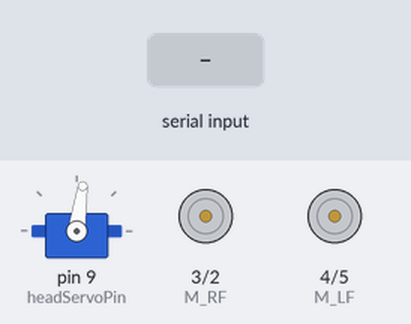
Bench run of a sketch on a simulated Arduino Uno, built with avr-gcc and run on an emulated ATmega328P. Parts: servo, motor-driver pin pairs drawn as motors (green arrow = first pin HIGH = forward, orange = second pin HIGH = backward, longer = more drive). The test bench sets the inputs (shaded band). Random numbers use the default seed unless the sketch sets one.

Above: at 3.2 s.
3.3 s: "1" received over the second serial link
At 4.2 s:
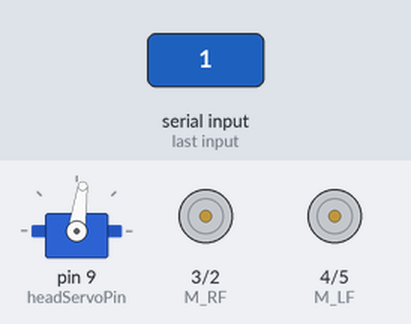
4.9 s: "2" received over the second serial link
At 5.4 s:
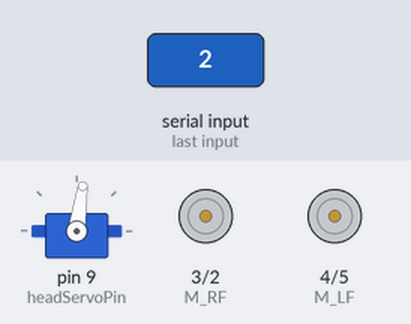
6.5 s: "4" received over the second serial link
At 7.8 s:
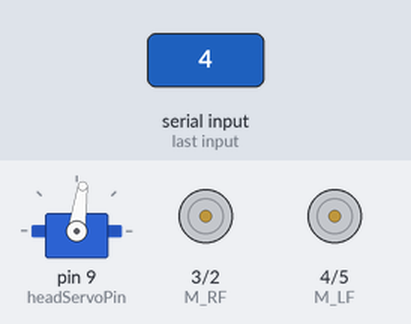
8.1 s: "3" received over the second serial link
At 9.0 s:
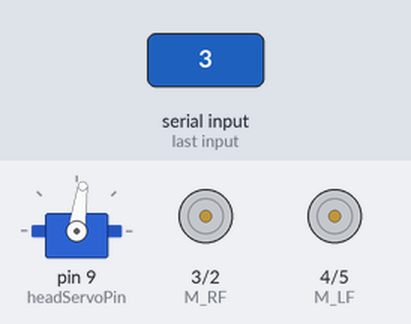
Timing chart, 0 to 10.7 s (numbered marks = the images above; inputs shaded):
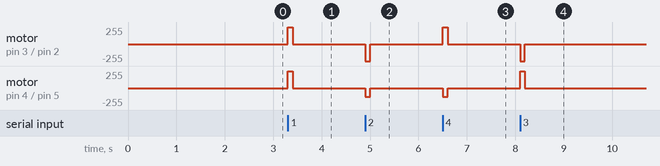

Measured:
- after the input at 3.3 s, motor on pin 3 (M_RF) / pin 2 (M_RB): stopped → forward 250/255 at once, → stopped 0.10 s later; motor on pin 4 (M_LF) / pin 5 (M_LB): stopped → forward 255/255 at once, → stopped 0.10 s later
- after the input at 4.9 s, motor on pin 3 (M_RF) / pin 2 (M_RB): stopped → backward 255/255 at once, → stopped 0.10 s later; motor on pin 4 (M_LF) / pin 5 (M_LB): stopped → backward 130/255 at once, → stopped 0.10 s later
- after the input at 6.5 s, motor on pin 3 (M_RF) / pin 2 (M_RB): stopped → forward 250/255 at once, → stopped 0.10 s later; motor on pin 4 (M_LF) / pin 5 (M_LB): stopped → backward 130/255 at once, → stopped 0.10 s later
- after the input at 8.1 s, motor on pin 3 (M_RF) / pin 2 (M_RB): stopped → backward 255/255 at once, → stopped 0.10 s later; motor on pin 4 (M_LF) / pin 5 (M_LB): stopped → forward 255/255 at once, → stopped 0.10 s later

The sketch:

Patrick.ino
```cpp
/*
    Patrick - The Robot
    Version: 1.0
    Author: Alex Bordei
    http://alexbordei.com/patrick-the-robot
*/

//Icluding libraries
#include <Servo.h>
#include <SoftwareSerial.h>

//Defining servos
Servo headServo;
#define headServoPin 9

// Defining motors

//Left
#define M_LF 4
#define M_LB 5

//Right
#define M_RF 3
#define M_RB 2

// Sensors
#define trigPin 7
#define echoPin 6

// the actual values for "fast" and "slow" depend on the motor
#define PWM_SPEED 130 //Defining motor speeds

// Calibrating motors
#define M_L_Calib 0
#define M_R_Calib 120

//Calibrating radar motor
#define radarMotor -8

//Other defines
#define BAUD_RATE 115200


SoftwareSerial ESP8266(10, 11);

// Other globals
long minimumDistance = 20;
int startTime = 2000;
boolean commandReceived = false;
boolean autoMode = false;

void setup() {

  //Initializing servos
  headServo.attach(headServoPin);
  headServo.write(90 + radarMotor);

  //Initializing sensors OUTPUTS
  pinMode(trigPin, OUTPUT);

  //Initializing sensors INPUT
  pinMode(echoPin, INPUT);

  // Initializing motors OUTPUTS
  pinMode(M_LF, OUTPUT);
  pinMode(M_LB, OUTPUT);
  pinMode(M_RF, OUTPUT);
  pinMode(M_RB, OUTPUT);

  Serial.begin(BAUD_RATE);
  while (!Serial) {
    ; // wait for serial port to connect. Needed for native USB port only
  }
  ESP8266.begin(BAUD_RATE);

  delay(startTime);

}
//wifi.setmode(wifi.STATION)
//wifi.sta.config("Alex Bordei", "nimicMaigreu")
//print(wifi.sta.getip())

void loop() {

  if (Serial.available() > 0) {
    ESP8266.print(Serial.read());
  }
  if (ESP8266.available() > 0) {
    processCommand(ESP8266.read());
  }


  if (autoMode) {
    if (getDistance() > minimumDistance) {
      moveRobot(0);
      delay(100);
    }
    else {
      motorsOFF();
      delay(500);
      int lookDirection = random(0, 2);
      if (look(lookDirection) > minimumDistance) {
        moveRobot(lookDirection + 2);
        delay(random(200, 500));
      }
    }
  }
}

long getDistance() {
  long duration, distance;

  digitalWrite(trigPin, LOW);
  delayMicroseconds(2);
  digitalWrite(trigPin, HIGH);

  delayMicroseconds(10);
  digitalWrite(trigPin, LOW);
  duration = pulseIn(echoPin, HIGH);
  distance = (duration / 2) / 29.1;

  return distance;
}

void motorsOFF() {
  digitalWrite(M_LF, LOW);
  digitalWrite(M_LB, LOW);
  digitalWrite(M_RF, LOW);
  digitalWrite(M_RB, LOW);
}

long look(int way) {
  switch (way) {
    case 0:
      headServo.write(random(120 + radarMotor, 180 + radarMotor)); //Look left
      delay(1000);
      break;
    case 1:
      headServo.write(random(0, 60 + radarMotor)); //look right
      delay(1000);
      break;
  }
  headServo.write(70);
  return getDistance();
}
void moveRobot(int direction) {
  motorsOFF();
  switch (direction) {
    case 0: //Move front
      analogWrite(M_LF, PWM_SPEED + M_L_Calib);
      analogWrite(M_RF, PWM_SPEED + M_R_Calib);
      break;
    case 1: //Move back
      analogWrite(M_LB, PWM_SPEED + M_L_Calib);
      analogWrite(M_RB, PWM_SPEED + M_R_Calib);
      break;
    case 2: //Turn left
      analogWrite(M_LB, PWM_SPEED + M_L_Calib);
      analogWrite(M_RF, PWM_SPEED + M_R_Calib);
      break;
    case 3: //Turn right
      analogWrite(M_LF, PWM_SPEED + M_L_Calib);
      analogWrite(M_RB, PWM_SPEED + M_R_Calib);
      break;
  }
}

void processCommand(char command)
{
  if (command == 49)
  {
    if (commandReceived == false) {
      autoMode = false;
      moveRobot(0);
      commandReceived = true;
      delay(100);
      motorsOFF();

    }
  }
  else if (command == 50)
  {
    if (commandReceived == false) {
      autoMode = false;
      moveRobot(1);
      commandReceived = true;
      delay(100);
      motorsOFF();
    }
  }
  else if (command == 52)
  {
    if (commandReceived == false) {
      autoMode = false;
      moveRobot(2);
      commandReceived = true;
      delay(100);
      motorsOFF();
    }
  }
  else if (command == 51)
  {
    if (commandReceived == false) {
      autoMode = false;
      moveRobot(3);
      commandReceived = true;
      delay(100);
      motorsOFF();
    }
  }
  else  if (command == 53)
  {
    if (commandReceived == false) {
      autoMode = true;
      commandReceived = true;
      delay(100);
      motorsOFF();
    }
  }
  else  if (command == 54)
  {
    if (commandReceived == false) {
      autoMode = false;
      commandReceived = true;
      delay(100);
      motorsOFF();
    }
  }

  commandReceived = false;
}
```
